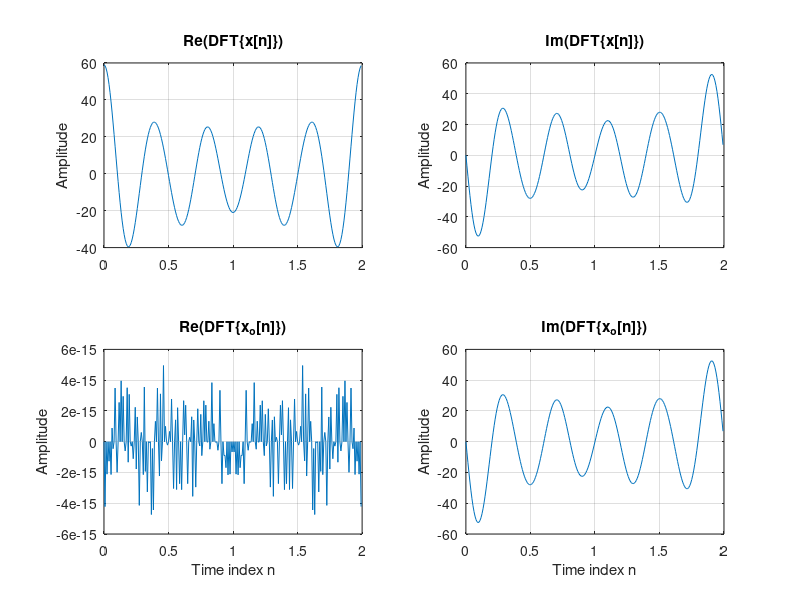

Write the MATLAB code that produced this figure.
% Program P3_11B
% Relations between the DFTs of the Periodic Even
% and Odd Parts of a Real Sequence
x = [1 2 4 2 6 32 6 4 2 zeros(1, 247)];
x1 = [x(1) x(256:-1:2)];
xo = 0.5 * (x - x1);
XF = fft(x);
XOF = fft(xo);
clf;
k = 0:255;
subplot(2, 2, 1);
plot(k / 128, real(XF)); grid;
ylabel('Amplitude');
title('Re(DFT\{x[n]\})');
subplot(2, 2, 2);
plot(k / 128, imag(XF)); grid;
ylabel('Amplitude');
title('Im(DFT\{x[n]\})');
subplot(2, 2, 3);
plot(k / 128, real(XOF)); grid;
xlabel('Time index n'); ylabel('Amplitude');
title('Re(DFT\{x_{o}[n]\})');
subplot(2, 2, 4);
plot(k / 128, imag(XOF)); grid;
xlabel('Time index n'); ylabel('Amplitude');
title('Im(DFT\{x_{o}[n]\})');
